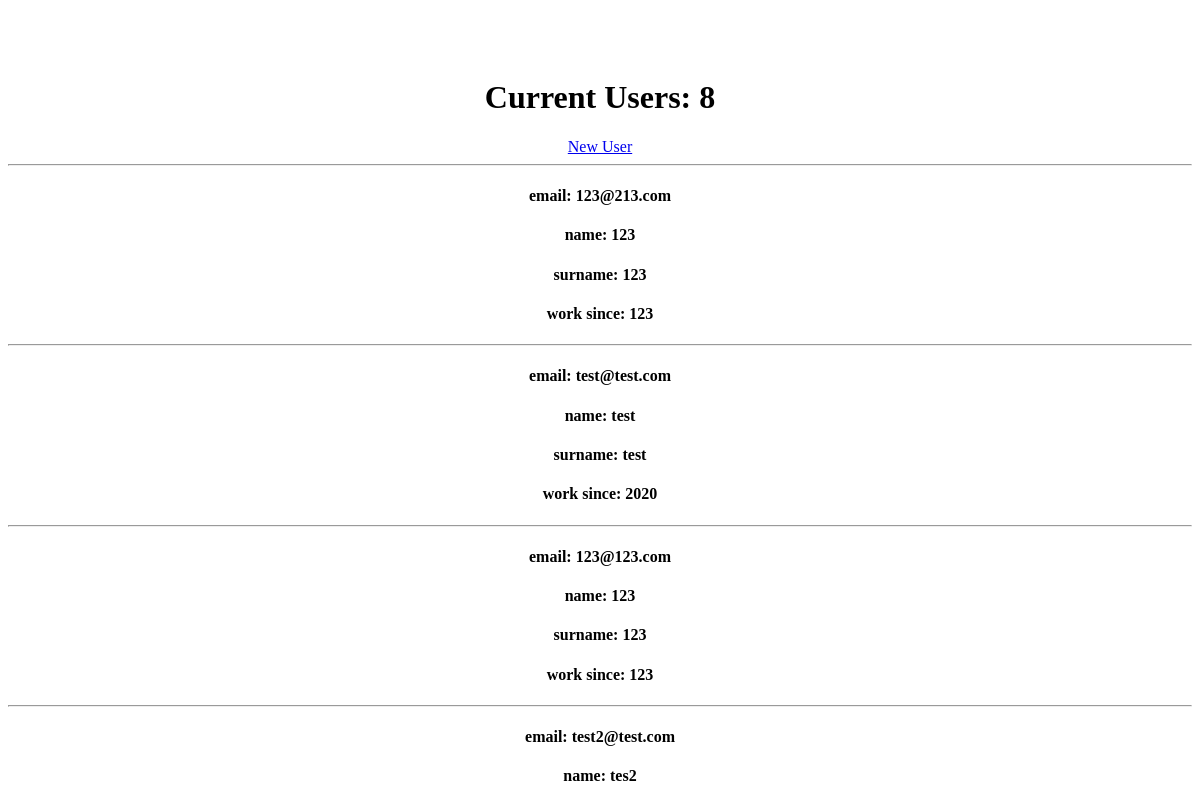
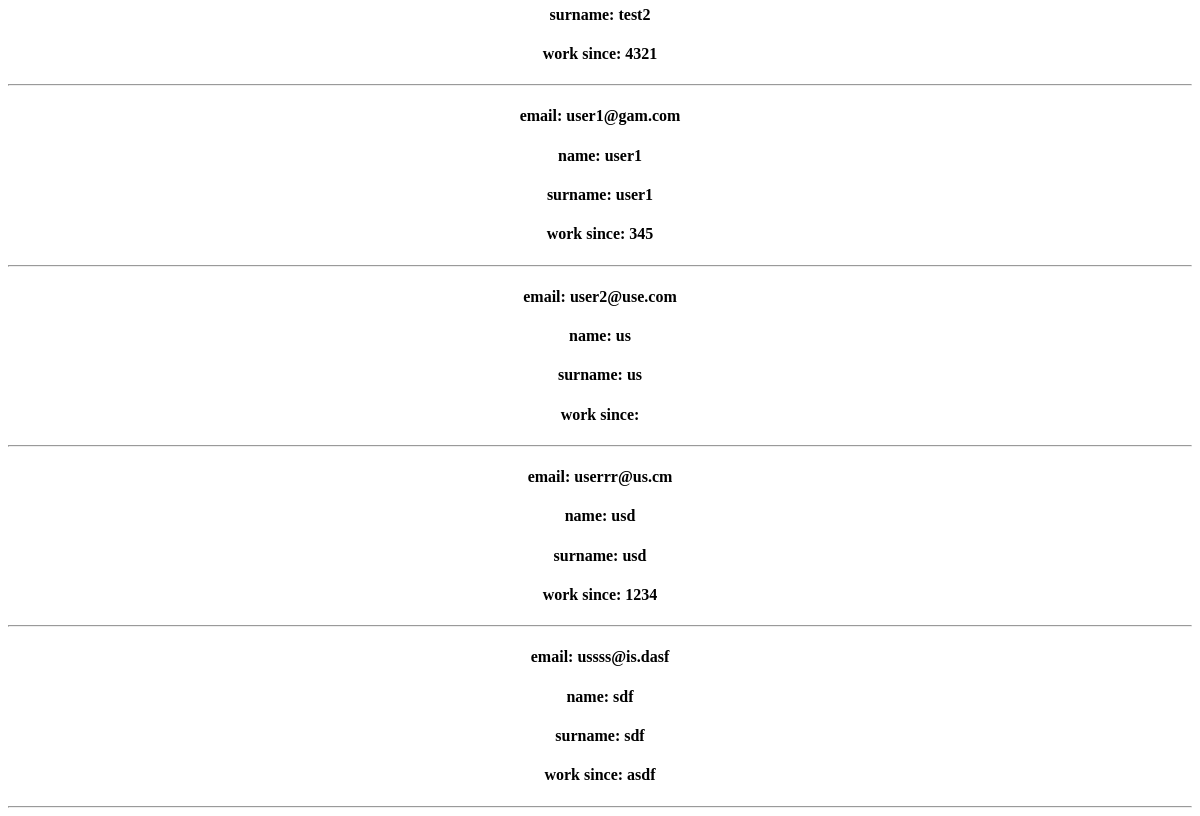
/, run on an earlier commit of the app's database (2 pictures, top to bottom).
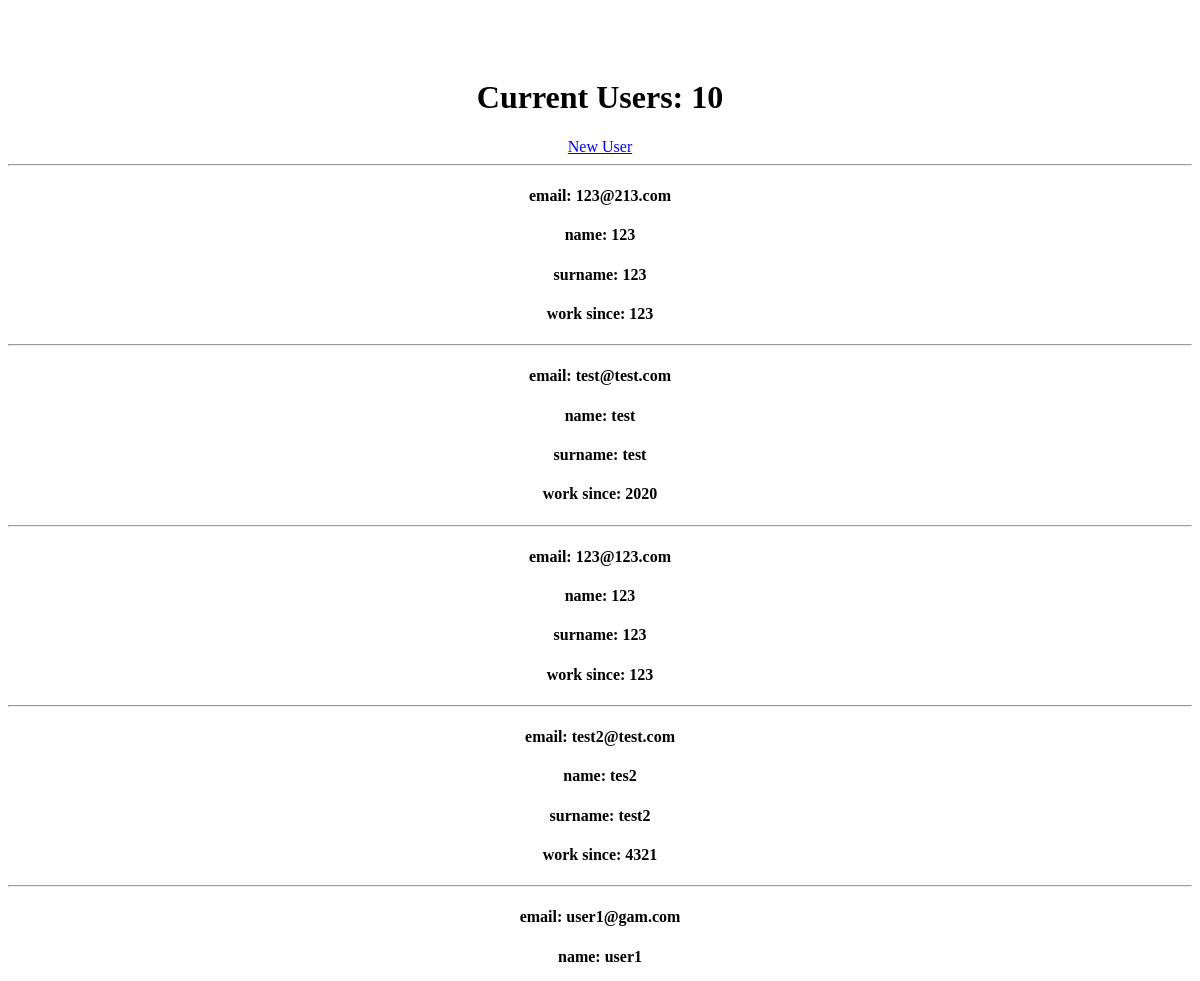
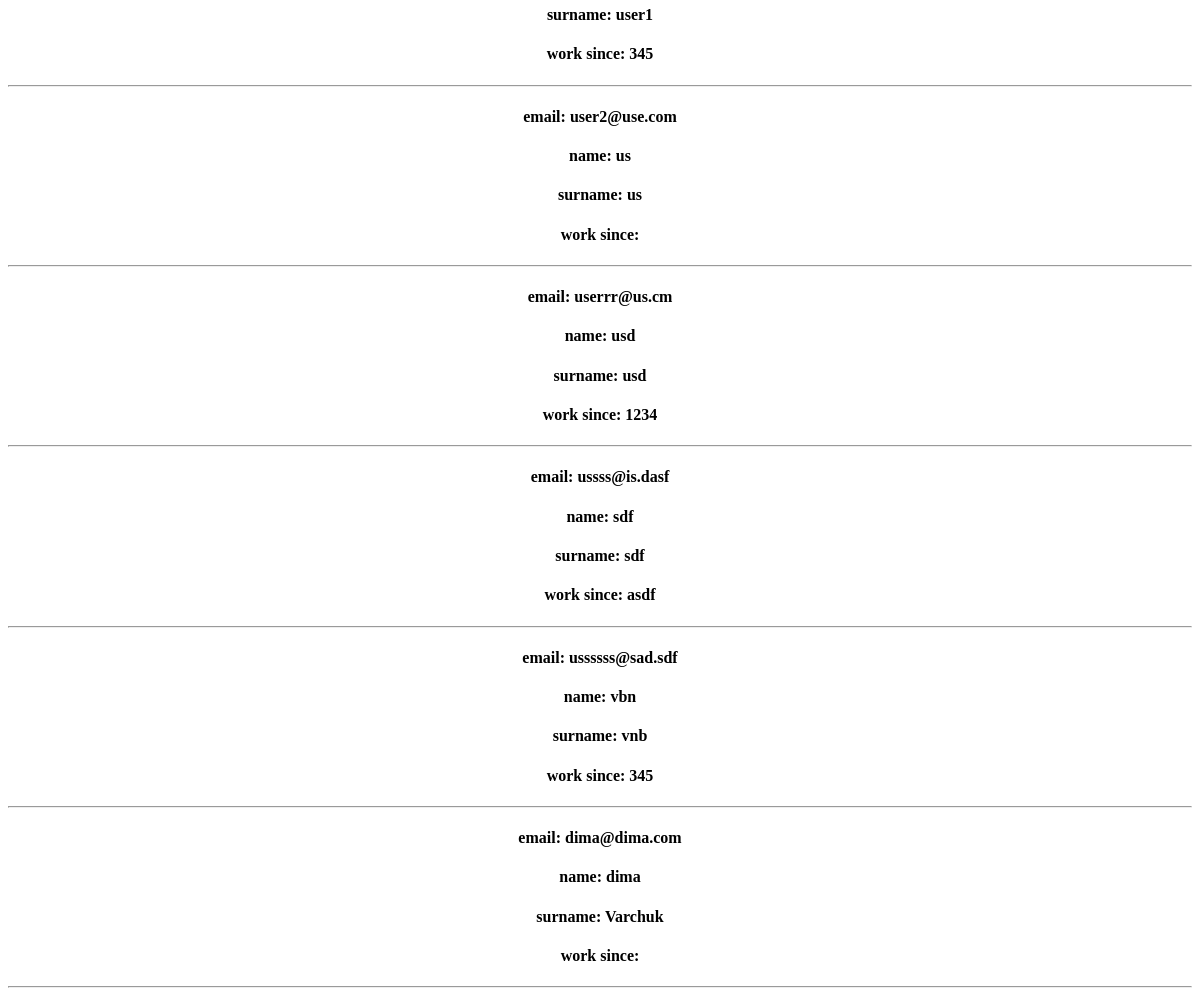
And on a later commit of the database (2 pictures, top to bottom).
### journal/models.py (models this page shows, shortened)
class CustomUser(AbstractBaseUser):
    name = models.CharField(max_length=15, null=False)
    surname = models.CharField(max_length=15, null=False)
    patronymic = models.CharField(max_length=15, blank=True, null=True)
    email = models.EmailField(unique=True)  # require
    phone_number = models.CharField(max_length=16, blank=True, null=True)
    avatar = models.ImageField(upload_to='user/avatar/', blank=True, null=True)
    objects = CustomUserManager()
    USERNAME_FIELD = 'email'
    REQUIRED_FIELDS = ["name", "surname"]

class Teacher(models.Model):
    user = models.OneToOneField(settings.AUTH_USER_MODEL, on_delete=models.CASCADE)
    working_since = models.CharField(max_length=4, verbose_name="Почав(ла) працювати з")

### journal/views.py (the view)
# urls.py: path('', main, name="main"),
def main(request):
    user_model = get_user_model()
    all_users = user_model.objects.all()
    return render(request, 'journal/main.html', {'all_users': all_users, 'title': "main"})

### journal/templates/journal/main.html
{% extends 'journal/base.html' %}
{% block main %}
<h1>Current Users: {{ all_users|length }}</h1>
<a type="button" href="{% url 'create_new_user' %}">New User</a>
<hr>
{% for user in all_users %}
<h4>email: {{ user.email }}</h4>
<h4>name: {{ user.name }}</h4>
<h4>surname: {{ user.surname }}</h4>
<h4>work since: {{ user.teacher.working_since }}</h4>
<hr>
{% endfor %}
{% endblock %}

What changed in the data, as far as the page shows it:
added CustomUser: email "ussssss@sad.sdf", name "vbn", surname "vnb", teacher.working_since "345"
added CustomUser: email "dima@dima.com", name "dima", surname "Varchuk"
Also different on the page:
{{ all_users|length }}: "8" → "10"
